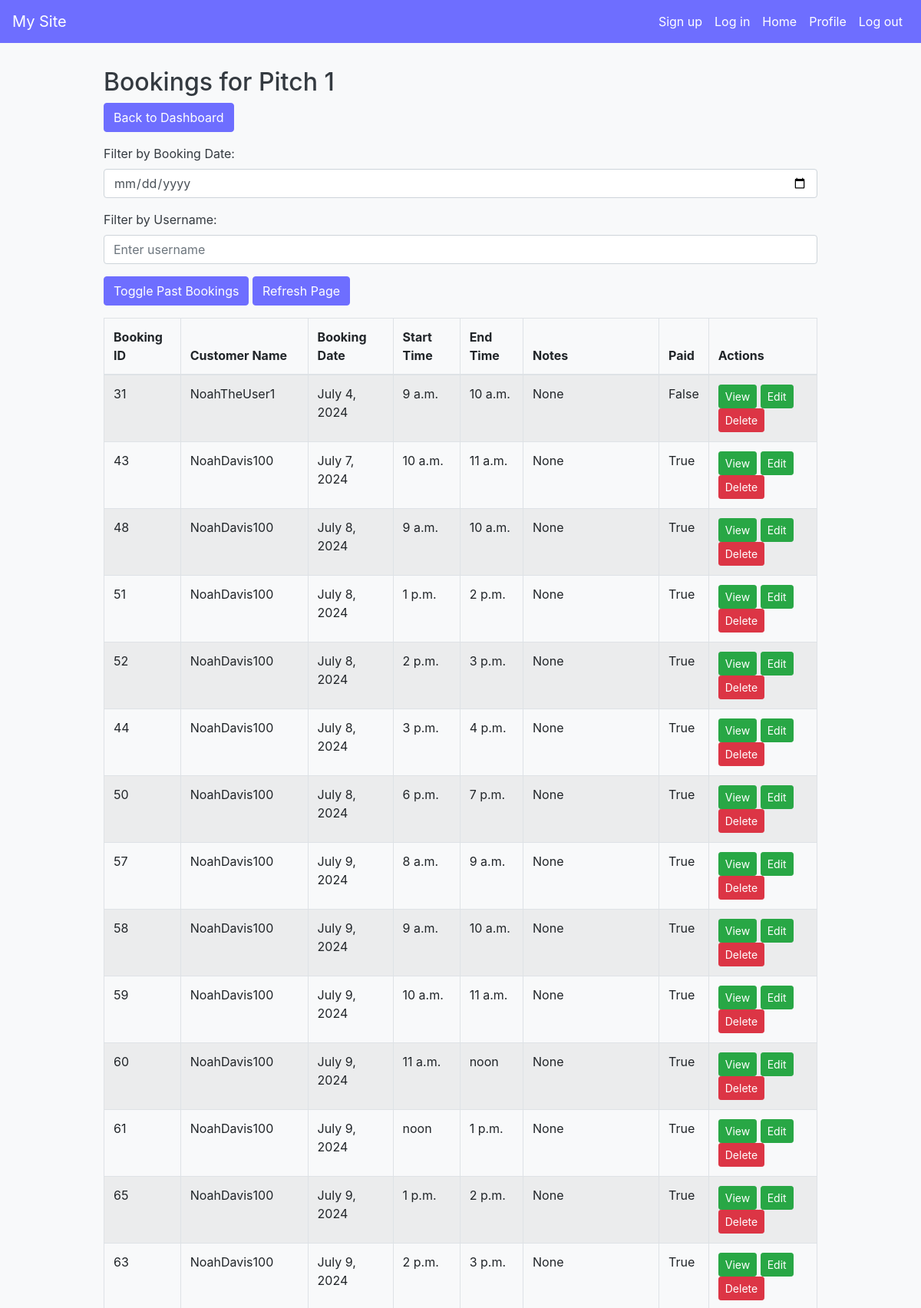
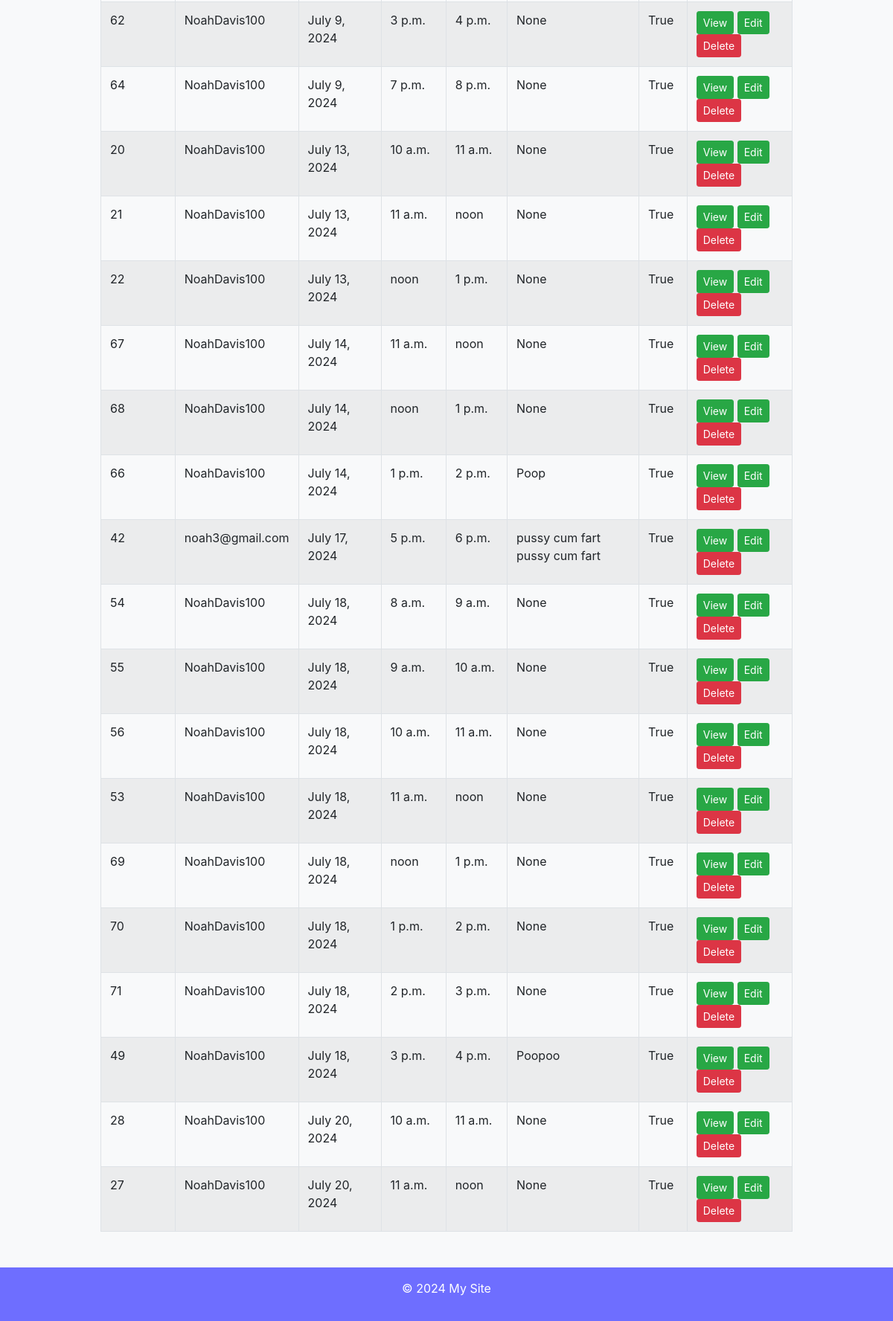
Screenshot of /facility/normal/bookings/13 (signed in) with the database file from the repository (2 pictures, top to bottom).
### business/models.py (models this page shows)
class NormalFacility(models.Model):
    facility = models.ForeignKey(Facility, on_delete=models.CASCADE)
    name = models.CharField(max_length=100)
    description = models.TextField()
    opening_time = models.TimeField()
    closing_time = models.TimeField()
    monday_open = models.TimeField()
    monday_close = models.TimeField()
    tuesday_open = models.TimeField()
    tuesday_close = models.TimeField()
    wednesday_open = models.TimeField()
    wednesday_close = models.TimeField()
    thursday_open = models.TimeField()
    thursday_close = models.TimeField()
    friday_open = models.TimeField()
    friday_close = models.TimeField()
    saturday_open = models.TimeField()
    saturday_close = models.TimeField()
    sunday_open = models.TimeField()
    sunday_close = models.TimeField()
    slot_frequency = models.IntegerField()  # e.g., every 15 minutes
    slot_length = models.IntegerField()  # in minutes
    slot_price = models.DecimalField(max_digits=10, decimal_places=2)
    additional_minutes = models.IntegerField()
    additional_price = models.DecimalField(max_digits=10, decimal_places=2)
    slot_quantity = models.IntegerField()

### customer/models.py (models this page shows, shortened)
class Booking(models.Model):
    user = models.ForeignKey(User, on_delete=models.CASCADE)
    sub_facility = models.ForeignKey(NormalFacility, on_delete=models.CASCADE)
    date = models.DateField()
    time = models.TimeField()
    paid = models.BooleanField(default=False)
    booking_notes = models.TextField(blank=True, null=True)  # Add this line

### business/views.py (the view)
# urls.py: path("facility/normal/bookings/<int:facility_id>", facilityBookings, name="facilityBookings"),
@login_required_business
def facilityBookings(request, facility_id):
    facility = get_object_or_404(NormalFacility, id=facility_id)
    if facility.facility.business != request.user.business_link.business:
        raise Http404("Naughty naughty! You shouldn't be playing with the URL ;)")
    bookings = Booking.objects.filter(sub_facility=facility).order_by('date', 'time')
    booking_details = []
    for booking in bookings:
        start_datetime = datetime.combine(booking.date, booking.time)
        end_datetime = start_datetime + timedelta(minutes=facility.slot_length)
        booking_details.append({
            'id': booking.id,
            'username': booking.user.username,
            'date': booking.date,
            'start_time': booking.time,
            'end_time': end_datetime.time(),
            'notes': booking.booking_notes,
            'paid': booking.paid
        })
    return render(request, 'facility_bookings.html', {'facility': facility, 'bookings': booking_details})

### business/templates/facility_bookings.html (shortened to what this page needs)
{% extends "base.html" %}
{% block content %}
  <h2>Bookings for {{ facility.name }}</h2>
  <p><a href="/business/dashboard" class="btn btn-primary">Back to Dashboard</a></p>
  <div class="filter-section">
    <p>
      <label for="filter-date">Filter by Booking Date:</label>
      <input type="date" id="filter-date" class="form-control">
    </p>
    <p>
      <label for="filter-username">Filter by Username:</label>
      <input type="text" id="filter-username" class="form-control" placeholder="Enter username">
    </p>
    <p><button id="filter-past-bookings" class="btn btn-primary">Toggle Past Bookings</button>
    <button id="refresh-page" class="btn btn-primary" onclick="window.location.reload();">Refresh Page</button></p>
  </div>
  {% if bookings %}
    <table class="table table-bordered table-striped">
      <thead>
        <tr>
          <th>Booking ID</th>
          <th>Customer Name</th>
          <th>Booking Date</th>
          <th>Start Time</th>
          <th>End Time</th>
          <th>Notes</th>
          <th>Paid</th>
          <th>Actions</th>
        </tr>
      </thead>
      <tbody id="booking-table-body">
        {% for booking in bookings %}
          <tr class="booking-row" id="{{ booking.id }}">
            <td>{{ booking.id }}</td>
            <td>{{ booking.username }}</td>
            <td>{{ booking.date }}</td>
            <td>{{ booking.start_time }}</td>
            <td>{{ booking.end_time }}</td>
            <td>{{ booking.notes }}</td>
            <td>{{ booking.paid }}</td>
            <td>
              <a href="/facility/normal/booking/view/{{ booking.id }}" class="btn btn-success btn-sm">View</a>
              <a href="/facility/normal/booking/edit/{{ booking.id }}" class="btn btn-success btn-sm">Edit</a>
              <a href="/facility/normal/booking/delete/{{ booking.id }}" class="btn btn-danger btn-sm">Delete</a>
            </td>
          </tr>
        {% endfor %}
      </tbody>
    </table>
  {% else %}
    <p>No bookings found for this facility.</p>
  {% endif %}
{% endblock %}

### templates/base.html (style rules this page uses)
:root { --primary: #6E6EFF; --secondary: #ffffff; --success: #28a745; --info: #17a2b8; --warning: #ffc107; --danger: #dc3545; --light: #f8f9fa; --dark: #343a40; }
body { background-color: var(--light); color: var(--dark); display: flex; flex-direction: column; min-height: 100vh; }
.btn-primary { background-color: var(--primary); border-color: var(--primary); }

### rows the page displays
NormalFacility: name "Pitch 1"
Booking: date "July 4, 2024", start_time "9 a.m.", notes "None", id "43", username "NoahDavis100", date "July 7, 2024", start_time "10 a.m.", end_time "11 a.m.", notes "None", paid "True", id "48", date "July 8, 2024", start_time "9 a.m.", end_time "10 a.m.", id "51", start_time "1 p.m.", end_time "2 p.m.", id "52", start_time "2 p.m.", end_time "3 p.m.", id "44", start_time "3 p.m.", end_time "4 p.m.", id "50", start_time "6 p.m.", end_time "7 p.m.", id "57", date "July 9, 2024", start_time "8 a.m.", end_time "9 a.m.", id "58", id "59", id "60", start_time "11 a.m.", end_time "noon", id "61", start_time "noon", end_time "1 p.m.", id "65", id "63", id "62", id "64", start_time "7 p.m.", end_time "8 p.m.", id "20", date "July 13, 2024", id "21", id "22", id "67", date "July 14, 2024", id "68", id "54", date "July 18, 2024", id "55", id "56", id "53", id "69", id "70", id "71", id "28", date "July 20, 2024", id "27"
Booking: date "July 14, 2024", start_time "1 p.m.", notes "Poop"
Booking: date "July 17, 2024", start_time "5 p.m.", notes "pussy cum fart pussy cum fart"
Booking: date "July 18, 2024", start_time "3 p.m.", notes "Poopoo"

### other values shown
{{ booking.id }} "31" "66" "42" "49"
{{ booking.username }} "NoahTheUser1" "NoahDavis100" "noah3@gmail.com" "NoahDavis100"
{{ booking.end_time }} "10 a.m." "2 p.m." "6 p.m." "4 p.m."
{{ booking.paid }} "False" "True" "True" "True"
